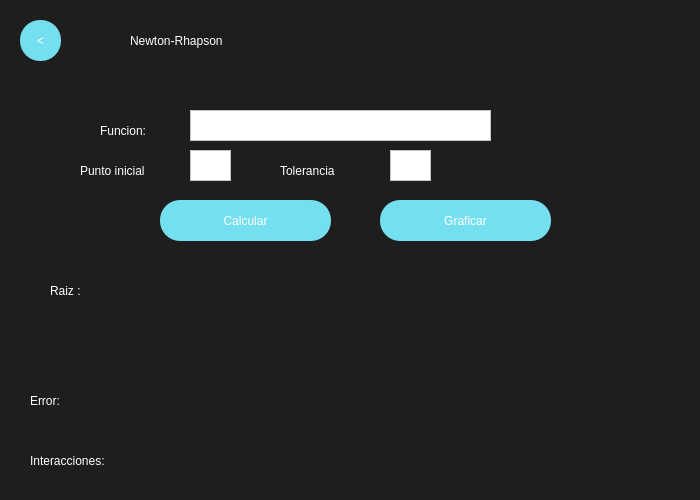
<?xml version="1.0" encoding="UTF-8"?>
<ui version="4.0">
 <class>MainWindow</class>
 <widget class="QMainWindow" name="MainWindow">
  <property name="geometry">
   <rect>
    <x>0</x>
    <y>0</y>
    <width>700</width>
    <height>500</height>
   </rect>
  </property>
  <property name="minimumSize">
   <size>
    <width>700</width>
    <height>500</height>
   </size>
  </property>
  <property name="maximumSize">
   <size>
    <width>700</width>
    <height>500</height>
   </size>
  </property>
  <property name="windowTitle">
   <string>MainWindow</string>
  </property>
  <property name="styleSheet">
   <string notr="true">QWidget{
background-color:#1E1E1E;
}

QPushButton{
background-color:#74E0Ef;
color:white;
font: 30pt &quot;Impact&quot;;
border-radius:25px;
}

QPushButton:hover{
background-color:#7A63FF;
color:#74E0Ef;
font: 30pt &quot;Impact&quot;;
border-radius:30px;
}

</string>
  </property>
  <widget class="QWidget" name="centralwidget">
   <widget class="QLabel" name="label">
    <property name="geometry">
     <rect>
      <x>130</x>
      <y>10</y>
      <width>471</width>
      <height>61</height>
     </rect>
    </property>
    <property name="styleSheet">
     <string notr="true">color:white;
font: 50pt &quot;Impact&quot;;
</string>
    </property>
    <property name="text">
     <string>Newton-Rhapson</string>
    </property>
   </widget>
   <widget class="QPushButton" name="NewtonBackButton">
    <property name="geometry">
     <rect>
      <x>20</x>
      <y>20</y>
      <width>41</width>
      <height>41</height>
     </rect>
    </property>
    <property name="styleSheet">
     <string notr="true">font: 20pt &quot;impact&quot;;
border-radius:20px;</string>
    </property>
    <property name="text">
     <string>&lt;</string>
    </property>
   </widget>
   <widget class="QPushButton" name="NewtonCalculateButton">
    <property name="geometry">
     <rect>
      <x>160</x>
      <y>200</y>
      <width>171</width>
      <height>41</height>
     </rect>
    </property>
    <property name="styleSheet">
     <string notr="true">font: 20pt &quot;impact&quot;;
border-radius:20px;</string>
    </property>
    <property name="text">
     <string>Calcular</string>
    </property>
   </widget>
   <widget class="QLabel" name="label_2">
    <property name="geometry">
     <rect>
      <x>80</x>
      <y>160</y>
      <width>101</width>
      <height>21</height>
     </rect>
    </property>
    <property name="styleSheet">
     <string notr="true">font:15pt&quot;Arial&quot;;
color:white;</string>
    </property>
    <property name="text">
     <string>Punto inicial</string>
    </property>
   </widget>
   <widget class="QLabel" name="label_3">
    <property name="geometry">
     <rect>
      <x>100</x>
      <y>120</y>
      <width>81</width>
      <height>21</height>
     </rect>
    </property>
    <property name="styleSheet">
     <string notr="true">font:15pt&quot;Arial&quot;;
color:white;</string>
    </property>
    <property name="text">
     <string>Funcion:</string>
    </property>
   </widget>
   <widget class="QLabel" name="label_5">
    <property name="geometry">
     <rect>
      <x>50</x>
      <y>270</y>
      <width>101</width>
      <height>41</height>
     </rect>
    </property>
    <property name="styleSheet">
     <string notr="true">font:15pt&quot;Arial&quot;;
color:white;</string>
    </property>
    <property name="text">
     <string>Raiz :</string>
    </property>
   </widget>
   <widget class="QLabel" name="ResultRaizNewton">
    <property name="geometry">
     <rect>
      <x>170</x>
      <y>270</y>
      <width>511</width>
      <height>91</height>
     </rect>
    </property>
    <property name="styleSheet">
     <string notr="true">font:10pt&quot;Arial&quot;;
color:white;</string>
    </property>
    <property name="text">
     <string/>
    </property>
   </widget>
   <widget class="QTextEdit" name="PtoIniEntry">
    <property name="geometry">
     <rect>
      <x>190</x>
      <y>150</y>
      <width>41</width>
      <height>31</height>
     </rect>
    </property>
    <property name="styleSheet">
     <string notr="true">background-color: rgb(255, 255, 255);</string>
    </property>
   </widget>
   <widget class="QTextEdit" name="FunEntry">
    <property name="geometry">
     <rect>
      <x>190</x>
      <y>110</y>
      <width>301</width>
      <height>31</height>
     </rect>
    </property>
    <property name="styleSheet">
     <string notr="true">background-color: rgb(255, 255, 255);</string>
    </property>
   </widget>
   <widget class="QTextEdit" name="TolEntry">
    <property name="geometry">
     <rect>
      <x>390</x>
      <y>150</y>
      <width>41</width>
      <height>31</height>
     </rect>
    </property>
    <property name="styleSheet">
     <string notr="true">background-color: rgb(255, 255, 255);</string>
    </property>
   </widget>
   <widget class="QLabel" name="label_7">
    <property name="geometry">
     <rect>
      <x>280</x>
      <y>160</y>
      <width>101</width>
      <height>21</height>
     </rect>
    </property>
    <property name="styleSheet">
     <string notr="true">font:15pt&quot;Arial&quot;;
color:white;</string>
    </property>
    <property name="text">
     <string>Tolerancia</string>
    </property>
   </widget>
   <widget class="QPushButton" name="NewtonGraficaButton">
    <property name="geometry">
     <rect>
      <x>380</x>
      <y>200</y>
      <width>171</width>
      <height>41</height>
     </rect>
    </property>
    <property name="styleSheet">
     <string notr="true">font: 20pt &quot;impact&quot;;
border-radius:20px;</string>
    </property>
    <property name="text">
     <string>Graficar</string>
    </property>
   </widget>
   <widget class="QLabel" name="label_6">
    <property name="geometry">
     <rect>
      <x>30</x>
      <y>440</y>
      <width>121</width>
      <height>41</height>
     </rect>
    </property>
    <property name="styleSheet">
     <string notr="true">font:15pt&quot;Arial&quot;;
color:white;</string>
    </property>
    <property name="text">
     <string>Interacciones:</string>
    </property>
   </widget>
   <widget class="QLabel" name="ResultInterNewton">
    <property name="geometry">
     <rect>
      <x>160</x>
      <y>440</y>
      <width>511</width>
      <height>41</height>
     </rect>
    </property>
    <property name="styleSheet">
     <string notr="true">font:10pt&quot;Arial&quot;;
color:white;</string>
    </property>
    <property name="text">
     <string/>
    </property>
   </widget>
   <widget class="QLabel" name="label_8">
    <property name="geometry">
     <rect>
      <x>30</x>
      <y>380</y>
      <width>121</width>
      <height>41</height>
     </rect>
    </property>
    <property name="styleSheet">
     <string notr="true">font:15pt&quot;Arial&quot;;
color:white;</string>
    </property>
    <property name="text">
     <string>Error:</string>
    </property>
   </widget>
   <widget class="QLabel" name="ResultRaizNewton_2">
    <property name="geometry">
     <rect>
      <x>160</x>
      <y>380</y>
      <width>511</width>
      <height>41</height>
     </rect>
    </property>
    <property name="styleSheet">
     <string notr="true">font:10pt&quot;Arial&quot;;
color:white;</string>
    </property>
    <property name="text">
     <string/>
    </property>
   </widget>
  </widget>
 </widget>
 <resources/>
 <connections/>
</ui>
